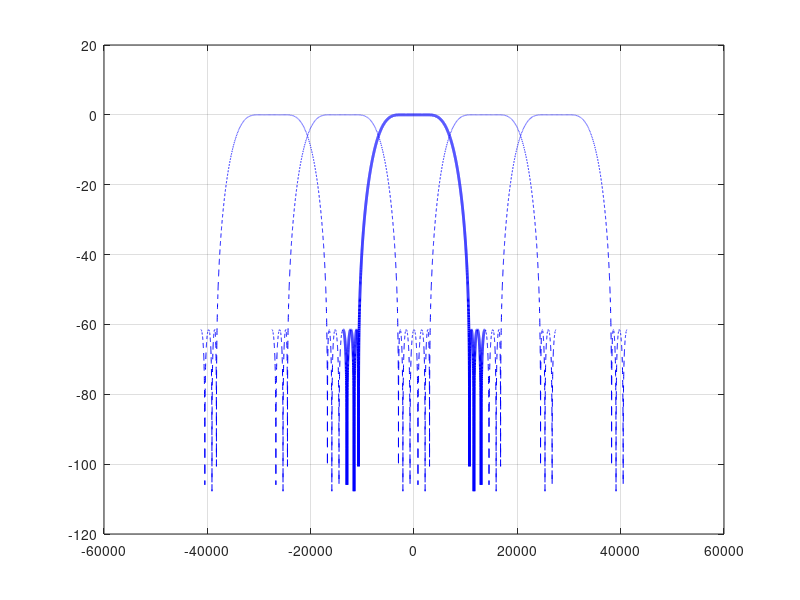

MATLAB code for this plot: (Note: this script raises an error after producing the figure.)
%% plot several half-band FIR response replicas
close all
%
Fs = 27.5e3;          % input Fs
W = 6.25e3;          % output W
NFFT = 4096;
D = 2;
C = [0.011306649026227244547726513701491057873
     0                                        
    -0.061053507687467117870383503941411618143
     0                                        
     0.300170216623796559662906702214968390763
     0.5                                      
     0.300170216623796559662906702214968390763
     0                                        
    -0.061053507687467117870383503941411618143
     0                                        
     0.011306649026227244547726513701491057873
    ];

% C = [-0.001441574184935712731048251811216687202
%     -0.005004831254517739733134185087237710832
%     -0.01010139453018881611212620441619947087 
%     -0.015892208200230888842652277048728137743
%     -0.01834069542846544775827055673289578408 
%     -0.013359117467352077390785325405886396766
%      0.003443905175664271033075802819212185568
%      0.033250700807846853002125442344549810514
%      0.073510965648995285626199347461806610227
%      0.117027285265357355870108335693657863885
%      0.154182025421199547787765027351269964129
%      0.17559414240753892788582390949159162119 
%      0.17559414240753892788582390949159162119 
%      0.154182025421199547787765027351269964129
%      0.117027285265357355870108335693657863885
%      0.073510965648995285626199347461806610227
%      0.033250700807846853002125442344549810514
%      0.003443905175664271033075802819212185568
%     -0.013359117467352077390785325405886396766
%     -0.01834069542846544775827055673289578408 
%     -0.015892208200230888842652277048728137743
%     -0.01010139453018881611212620441619947087 
%     -0.005004831254517739733134185087237710832
%     -0.001441574184935712731048251811216687202
%     ];

[H,f] = freqz(C,1,NFFT,'whole',Fs);
%
figure;
plot(f-Fs/2,20*log10(abs(fftshift(H))),'b-','LineWidth',2)
grid on
hold on
plot(f-Fs/2+Fs/D,20*log10(abs(fftshift(H))),'b--')
plot(f-Fs/2-Fs/D,20*log10(abs(fftshift(H))),'b--')
plot(f-Fs/2+2*Fs/D,20*log10(abs(fftshift(H))),'b--')
plot(f-Fs/2-2*Fs/D,20*log10(abs(fftshift(H))),'b--')

% plot result spectrum in -Fs/2:Fs/2 band
% ResSpectrum = 10*log10(abs(H).^2 + abs(fftshift(H)).^2);
% plot(f-Fs/2,ResSpectrum,'r-','LineWidth',2)
%

xline(-W/2,'-r','-W/2','LabelOrientation','horizontal',...
    'LabelHorizontalAlignment','center','LabelVerticalAlignment','top');
xline(W/2,'-r','W/2','LabelOrientation','horizontal',...
    'LabelHorizontalAlignment','center','LabelVerticalAlignment','top');
xline(-Fs/2,'--k','-Fs/2','LabelOrientation','horizontal',...
    'LabelHorizontalAlignment','center','LabelVerticalAlignment','bottom');
xline(Fs/2,'--k','Fs/2','LabelOrientation','horizontal',...
    'LabelHorizontalAlignment','center','LabelVerticalAlignment','bottom');
xline(-Fs/(2*D),'--k','-Fs/2D','LabelOrientation','horizontal',...
    'LabelHorizontalAlignment','center','LabelVerticalAlignment','bottom');
xline(Fs/(2*D),'--k','Fs/2D','LabelOrientation','horizontal',...
    'LabelHorizontalAlignment','center','LabelVerticalAlignment','bottom');
% legend('Baseband spectrum', ...
%     'First positive replica', 'First negative replica', ...
%     'Second positive replica', 'Second negative replica')
xlim([-Fs/2,Fs/2]);
title('Aliasing with half-band filter');
fig = gcf;
fig.Color = 'White';
hold off

%%
ResSpectrum = zeros(size(H));
for i = 1:length(H)
    ResSpectrum(i) = 10*log10(abs(fftshift(H(i)))^2 + abs(H(i))^2);
end








